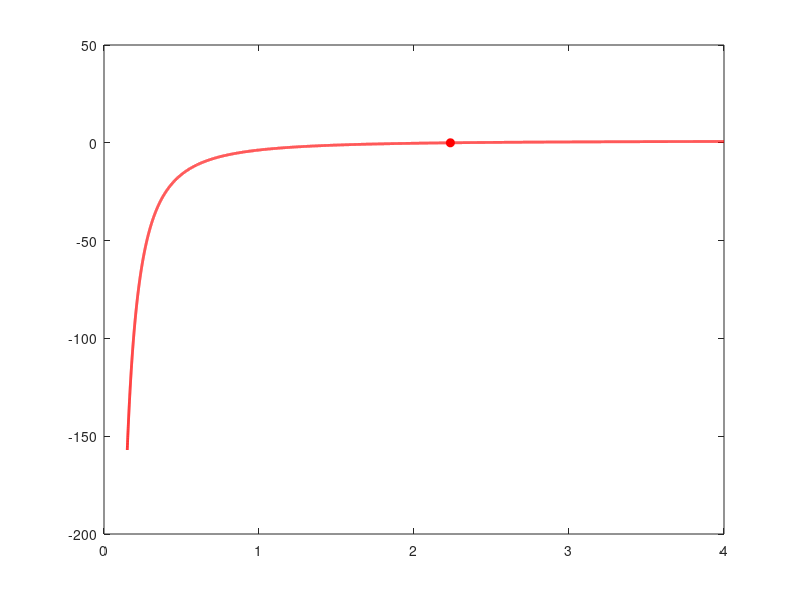

Here is the MATLAB script that generated this plot: (Note: this script raises an error after producing the figure.)
%% MR27 RESIN PUCK INSERT CALCULATOR
% Sizes a cast resin puck (Pro-Set LAM-151-HT around an Al NAS03 spool, fully cured in a jig) that is
% spliced into the 6.1 pcf honeycomb with 3M AF 3074 core splice film and co-cured at 350 F.
% Outputs the puck radius, the failure mode that governs, and the bond strength the splice must provide.
%
% Based on G7_Insert_Calculator_MR27_20261008.m (the G7 plug calculator), same layout and sections.
% Equations based on Insert_calculator_2025_v2_1.mlx.
% ECSS-E-HB-32-22A core-shear equations are unedited.
%
% CHANGES FROM THE G7 PLUG CALCULATOR
%   * Plug material (G7/G10/G11) -> resin puck material (LAM-151-HT) with an Al spool inside.
%   * Gc = G_W (the old G_W/3 is dropped). Link force is Rev15 (8140 N).
%   * Both bolts of the bracket can share ONE puck, so the puck carries the bracket loads. For two
%     bolts the puck is a figure-8 (two overlapping circles) or a stadium (slot). ECSS only covers one
%     round insert, so the two-bolt outline is sized with an equal-PERIMETER equivalent round puck.
%     That is our approximation, not ECSS.
%   * Plug-to-core bond -> splice bond (same idea: reported as the required strength).
%   * Plug-only checks (washer crush, bolt bearing in plug, washer punch-through) are replaced by a
%     spool neck compression check. The bolt now bears on the Al spool, not the puck.
%   * The potted reference insert and the potted ECSS curve are removed (the puck is the potted insert now).

clear; close all; clc;

%% 1. LOADS
% Default is worst load case from MR27_Suspension_Loads_Rev15
link_force_N          = 8140;    % max link force (N)
angle_from_normal_deg = 10.45;   % link angle from panel normal (deg) based on MR26 FLCA-F geometry
bracket_type          = 'B';     % 'A' or 'B' bracket style
a                     = 1.52;    % distance between bolts (in)
y                     = 0.4185;  % spherical to middle of bracket base (in)

SF = 2;                          % safety factor applied to loads

% Friction credit (same assumption as old calc). With these numbers friction
% (850 lb per bracket) cancels all shear for every control arm at SF 2-2.5.
% Set use_friction = false for a conservative shear check.
use_friction = true;
bolt_preload = 2125.8;           % lb per bolt, 75% of proof load (old calc value)
mu           = 0.2;              % Al bracket on carbon (old calc value; sheet uses 0.175)
n_bolts      = 2;                % bolts per bracket

puck_bolts = 2;                  % bolts that share one puck: 2 = both bolts of the bracket, 1 = one puck per bolt
puck_shape = 'figure8';          % shape of a 2-bolt puck: 'figure8' (two overlapping circles) or 'stadium' (slot)

%% 2. SANDWICH PANEL
% This is where ply thickness and core thickness go. old calc hard-coded these
% in its CORE PROPERTIES / FACE SHEET PROPERTIES blocks (c = 0.75,
% f = 0.055); here f is built from our ply count and ply thickness.

% Face sheet (one skin)
n_plies   = 3;                   % plies per face sheet  PLACEHOLDER
t_ply_mm  = 0.18;                % cured ply thickness (mm)  PLACEHOLDER
f         = n_plies * t_ply_mm / 25.4;   % face sheet thickness (in)
vf        = 0.3;                 % Poisson's ratio = sqrt(vxy*vyx)
Ef        = 4.33e6;              % Young's modulus (psi) = sqrt(Ex*Ey) (SES value)
Sigma_fy  = 14000;               % interlaminar shear strength of skin (psi) - old calc value
tau_f_punch = 14000;             % skin through-thickness shear (punch) strength (psi) PLACEHOLDER

% Core (global 6.1 pcf, Hexcel HexWeb CR-III 5052 1/8-6.1, W direction)
c         = 1;                   % core height (in)
Gc        = 41000;               % core effective shear modulus (psi) = G_W. Old calc used G_W/3 = 13667; dropped.
Twcrit    = 272;                 % core shear strength (psi), minimum value (old calc value)

%% 3. RESIN PUCK MATERIAL  <-- EDIT
% Values are from the datasheet of the neat resin, NOT measured on our part:
%   rho_gcc: density
%   Fcu_flat: neat compressive yield (ASTM D695, 302 F post-cure)
%   T_max_C: glass transition (DMA onset) / max service temp (must clear the cure)
resin_material = 'LAM-151-HT';

switch resin_material
    case 'LAM-151-HT'   % Pro-Set LAM-151-HT / LAM-251-HT, Rev 6 Mar 2025, UNFILLED (no glass beads)
        mat.name = 'LAM-151-HT'; mat.rho_gcc = 1.13;
        mat.Fcu_flat = 16300;    mat.T_max_C = 164;     % Tg onset 328 F. No datasheet data at a 350 F cure.
        mat.verified = false;
end

cure_temp_F = 350;               % monocoque cure temperature (F)  <-- EDIT if you lower it

%% 4. SPLICE BOND (3M AF 3074)
% Shear the splice film line between the puck wall and the cut honeycomb can
% carry, averaged over the full puck wall area (perimeter * wall height). Only the foil
% edges touch the film, so this is NOT the adhesive's datasheet strength. The AF 3074
% datasheet (preliminary, June 2025) only gives 1883 psi tube shear on SOLID Al tubes, 257 F cure.
% Ideally we should empirically test what this actually is.
% Default = core shear strength (Twcrit), the same assumption as the G7 calculator: the core
% fails before the splice. Replace with push-out coupon data
% (tau = load / (perimeter*h)) when we have it.
tau_bond_allow = Twcrit;         % psi
bond_is_measured = false;        % set true once tau_bond_allow comes from your tests
bond_knockdown = 1.0;            % extra knockdown on the bond (1 = none)
inset_each_face = 0.0;           % resin inset below each skin (in), so the bonded wall is c - 2*inset  PLACEHOLDER

%% 5. HARDWARE AND SIZING RULES
resin_wall_min = 0.125;          % min resin wall outside the spool flange (in)  PLACEHOLDER
b_min    = 0.25;                 % floor on radius (old calc floored at 0.25")
b_step   = 0;                    % round puck radius up to this step (in); 0 = no rounding
Pss_knockdown = 0.89;            % ECSS min-vs-typical knockdown (old calc value)
make_plots = true;

% Spool: NAS03 Al spool, "Insert lengths 26" tab of the MR26 sheet.
% Spool length is taken as the full panel thickness (2*f + c).
spool_flange_OD  = 0.500;        % in
spool_flange_t   = 0.080;        % in, each flange
spool_neck_dia   = 0.291;        % in
spool_hole_dia   = 0.191;        % in, bolt clearance through the spool
rho_al_gcc       = 2.70;         % Al 6061 (g/cc)
spool_neck_yield = 35000;        % psi, 6061-T6 minimum yield, assumed  PLACEHOLDER (confirm spool alloy/temper)

%% 6. DESIGN LOADS PER INSERT
F   = link_force_N * 0.224809;               % N -> lb
ang = angle_from_normal_deg * pi/180;
Fn  = F*cos(ang);                            % normal to panel, whole bracket
Fs  = F*sin(ang);                            % in-plane, whole bracket

switch upper(bracket_type)
    case 'B'   % both bolts share the normal load; moment carried at base
        P_ins = Fn/2;
        M_ins = Fs*y;
    case 'A'   % moment resolved into a bolt-load couple (sheet FBD)
        P_ins = Fn/2 + Fs*y/a;               % worst (outside) bolt
        M_ins = 0;
    otherwise
        error('bracket_type must be ''A'' or ''B''');
end

max_friction = n_bolts*bolt_preload*mu*use_friction;
P = SF*P_ins;                                % design normal load per insert (lb)
Q = max(SF*Fs - max_friction, 0);            % design shear (lb), old calc convention
M = SF*M_ins;                                % design moment (lb-in)

% Loads on the PUCK. If both bolts share it, the puck carries the bracket resultants (the bolt
% couple of a type A bracket is internal to the rigid puck). If each bolt has its own puck, each
% puck carries the per-insert loads above, as in the G7 calculator.
if puck_bolts == n_bolts
    P_puck = SF*Fn;   M_puck = SF*Fs*y;
elseif puck_bolts == 1
    P_puck = P;       M_puck = M;
else
    error('puck_bolts must be 1 or equal to n_bolts.');
end
Q_puck = Q;

%% 7. ECSS CORE-SHEAR CHECK  (same equations as old calc)
beta   = c/f;                                                 % [C.2-9]
alpha  = 1/f * sqrt(Gc/Ef*12*(1-vf^2)*(1+beta/2));            % [C.2-10]
C_star = beta/(beta+1);                                       % [C.2-14]
Kmax   = @(b) b./(b./(1-exp(-.931714.*(alpha.*b).^.262866))) ...
            .*(1-sqrt((b./(1-exp(-.931714.*(alpha.*b).^.262866)))./b) ...
            .*exp(alpha.*(b-b./(1-exp(-.931714.*(alpha.*b).^.262866)))));  % [C.2-16],[C.2-6]
Pcrit  = @(b) 2*pi.*b.*c.*Twcrit./(C_star.*Kmax(b));          % [C.2-17]
Qss    = @(b) 8*b.^2*Twcrit + 2*f.*b.*Sigma_fy;               % [14.2-1]

b = linspace(0.15, 4, 20000);                                 % candidate radius of an equivalent ROUND puck (in)

% Rigid puck: radius b everywhere (the resin does not fill the cells), loads on the puck
MS_plug = 1 - ((Q_puck./Qss(b)).^2 + (P_puck./(Pss_knockdown*Pcrit(b))).^2 + (M_puck./(Pcrit(b).*b)).^2);

i1 = find(MS_plug >= 0, 1);
if isempty(i1)
    error('No radius under 4" satisfies the ECSS check - loads too high for this panel.');
end
b_ecss = b(i1);          % radius of the equivalent round puck (in)

%% 8. PUCK SIZING CHECKS
% The puck is SIZED like old calc sizes potting (ECSS core shear), plus geometric limits and
% face-sheet punch-out. The splice bond is NOT a sizing check (old calc has none); it is reported
% below as the bond strength the design REQUIRES, i.e. the target your push-out coupons have to beat.

% (d) Face-sheet punch-out around the puck perimeter (equivalent round radius)
b_punch = P_puck/(2*pi*f*tau_f_punch);
% (e) Spool flange plus a minimum resin wall (per lobe)
b_edge  = spool_flange_OD/2 + resin_wall_min;

% Two-bolt outline: equal-PERIMETER conversion from the equivalent round radius to the lobe radius.
% (our approximation, NOT ECSS; the figure-8 also ignores the stress concentration at its two cusps)
if puck_bolts == 2 && strcmpi(puck_shape, 'stadium')
    % Stadium: end radius R at each bolt, straight sides a long. Perimeter 2a + 2*pi*R.
    per_f    = @(R) 2*a + 2*pi*R;
    area_f   = @(R) pi*R.^2 + 2*R*a;
    lobe_for = @(Req) max(Req - a/pi, 0);
elseif puck_bolts == 2
    % Figure-8: two circles of radius R, centres a apart (union of the two).
    th_f     = @(R) acos(min(a./(2*R), 1));                   % half-angle of the arc lost inside the overlap
    per_f    = @(R) 4*R.*(pi - th_f(R));
    area_f   = @(R) 2*pi*R.^2 - (2*R.^2.*th_f(R) - (a/2)*sqrt(max(4*R.^2 - a^2, 0)));
    Rg       = linspace(0.01, 8, 80000);
    lobe_for = @(Req) Rg(find(per_f(Rg) >= 2*pi*Req, 1));     % smallest lobe whose outline has perimeter >= 2*pi*Req
else
    per_f    = @(R) 2*pi*R;                                   % one bolt: a round puck
    area_f   = @(R) pi*R.^2;
    lobe_for = @(Req) Req;
end

req_names = {'ECSS core shear (old calc eqns)', 'Face-sheet punch-out', ...
             'Spool flange + resin wall', 'Minimum radius floor'};
req_vals  = [lobe_for(b_ecss), lobe_for(b_punch), b_edge, b_min];
[b_req, igov] = max(req_vals);
if b_step > 0
    b_design = ceil(b_req/b_step - 1e-9)*b_step;
else
    b_design = b_req;   % exact radius at the governing limit
end
b_round = per_f(b_design)/(2*pi);     % equivalent round radius of the final outline (= b_design for one round puck)

% (c) Splice bond requirement at the design size.
% Conservative: all of P through the puck wall, no credit for the skins.
h            = c - 2*inset_each_face;                               % bonded wall height (in)
perim        = per_f(b_design);                                     % bonded perimeter (in)
tau_bond_req = P_puck/(perim*h);                                    % psi, average
tau_bond_pk  = tau_bond_req + M_puck/(pi*b_round^2*h);              % psi, peak when the moment tilts the puck (ours, not ECSS)
sig_bond_Q   = Q_puck/(pi*b_round*h);                               % psi, peak normal stress on the wall from Q
MS_bond      = tau_bond_allow*bond_knockdown/tau_bond_req - 1;

% Spool neck compression (radius-independent). Push-in direction: bolt preload clamps the neck and the
% pushed-in link load adds to it. The neck is checked ALONE: any compression the resin shares is ignored.
A_neck     = pi/4*(spool_neck_dia^2 - spool_hole_dia^2);            % in^2
F_neck     = bolt_preload + P;                                      % lb per spool (P = per-insert load)
sig_neck   = F_neck/A_neck;                                         % psi
MS_neck    = spool_neck_yield/sig_neck - 1;
OD_neck_req = sqrt(4*(F_neck/spool_neck_yield)/pi + spool_hole_dia^2);   % neck OD for MS = 0 at this bore (in)

%% 9. RESULTS
in3_to_cc = 16.387064;
% Puck mass: Al spool(s) + resin filling the puck outline (height c) except where the spool and its bolt hole sit.
L_spool    = 2*f + c;                                                % in
V_flanges  = 2 * pi/4*(spool_flange_OD^2 - spool_hole_dia^2)*spool_flange_t;
V_neck     = pi/4*(spool_neck_dia^2 - spool_hole_dia^2)*(L_spool - 2*spool_flange_t);
V_spool    = V_flanges + V_neck;                                     % solid Al (in^3)
V_spool_in_core = V_spool - pi/4*(spool_flange_OD^2 - spool_hole_dia^2)*2*f;
V_hole_in_core  = pi/4*spool_hole_dia^2*c;
V_resin    = area_f(b_design)*c - puck_bolts*(V_spool_in_core + V_hole_in_core);   % in^3
m_spool    = puck_bolts*rho_al_gcc*in3_to_cc/1000*V_spool;           % kg
m_resin    = mat.rho_gcc*in3_to_cc/1000*V_resin;                     % kg
m_puck     = m_spool + m_resin;                                      % kg

fprintf('\n=== DESIGN LOADS (SF = %.2f) ===\n', SF);
fprintf('Link force %.0f N (%.0f lb), %.2f deg from normal, bracket type %s\n', ...
        link_force_N, F, angle_from_normal_deg, upper(bracket_type));
fprintf('Per insert: P = %.0f lb   Q = %.0f lb   M = %.0f lb-in   (friction credit %.0f lb)\n', P, Q, M, max_friction);
fprintf('On the puck (%d bolt(s)): P = %.0f lb   Q = %.0f lb   M = %.0f lb-in\n', puck_bolts, P_puck, Q_puck, M_puck);
fprintf('Panel: f = %.4f in (%d plies x %.3f mm), c = %.3f in\n', f, n_plies, t_ply_mm, c);

fprintf('\n=== %s PUCK: REQUIRED RADIUS BY FAILURE MODE ===\n', mat.name);
for k = 1:numel(req_vals)
    tag = '';  if k == igov, tag = '  <-- governs'; end
    fprintf('  %-32s %6.3f in%s\n', req_names{k}, req_vals(k), tag);
end
if puck_bolts == 2
    fprintf('  (radius of each lobe; equivalent round puck: ECSS %.3f in, punch-out %.3f in)\n', b_ecss, b_punch);
    if strcmpi(puck_shape, 'stadium')
        fprintf('Puck to mold: stadium, end radius %.4f in, bolt centres %.2f in apart, %.2f x %.2f in, approx. mass %.1f g\n', ...
                b_design, a, a + 2*b_design, 2*b_design, 1000*m_puck);
    else
        fprintf('Puck to mold: figure-8, lobe radius %.4f in, bolt centres %.2f in apart, %.2f x %.2f in, approx. mass %.1f g\n', ...
                b_design, a, a + 2*b_design, 2*b_design, 1000*m_puck);
    end
else
    fprintf('Puck radius to mold: %.4f in (dia %.4f in), approx. mass %.1f g\n', b_design, 2*b_design, 1000*m_puck);
end

fprintf('\n=== SPLICE BOND REQUIREMENT (target for push-out coupons) ===\n');
fprintf('  Bond must carry >= %.0f psi  (= P / (perimeter*h), all load through the wall)\n', tau_bond_req);
fprintf('  Peak with the moment: %.0f psi  (adds M / (pi*Req^2*h))\n', tau_bond_pk);
if Q_puck > 0
    fprintf('  Normal stress on the wall from Q: %.0f psi\n', sig_bond_Q);
end
if bond_is_measured
    src = 'measured';
else
    src = 'core shear strength, not measured';
end
fprintf('  Current allowable %.0f psi (%s) -> MS = %.2f\n', tau_bond_allow, src, MS_bond);
fprintf('  For a coupon of perimeter L and wall height h: pass if failure load > %.0f*L*h lb\n', tau_bond_req);

fprintf('\n=== OTHER CHECKS (margin of safety, >0 passes) ===\n');
fprintf('  Spool neck compression       MS = %6.2f  (%.0f psi vs %.0f psi yield; preload %.0f + push-in %.0f lb on %.4f in^2)\n', ...
        MS_neck, sig_neck, spool_neck_yield, bolt_preload, P, A_neck);
if MS_neck < 0
    fprintf('    Neck alone FAILS. Neck OD for MS = 0 at the %.3f in bore: %.3f in (now %.3f in, flange OD %.3f in).\n', ...
            spool_hole_dia, OD_neck_req, spool_neck_dia, spool_flange_OD);
    fprintf('    The resin around the neck may share the compression; this check ignores that.\n');
end
T_cure_C = (cure_temp_F-32)*5/9;
if mat.T_max_C < T_cure_C
    fprintf('  WARNING: %s max temp %.0f C is below the %.0f C (%.0f F) cure.\n', ...
            mat.name, mat.T_max_C, T_cure_C, cure_temp_F);
end
if ~mat.verified
    fprintf('\n  NOTE: %s material properties are still datasheet values for the neat resin.\n', mat.name);
end
if ~bond_is_measured
    fprintf('  NOTE: bond allowable = core shear strength (%.0f psi), not measured.\n', tau_bond_allow);
end
if puck_bolts == 2
    fprintf('  NOTE: two-bolt puck sizing is an equal-perimeter approximation (ours, not ECSS).\n');
end
if Q_puck == 0 && use_friction
    fprintf('  NOTE: friction cancels all of Q (bolt preload and mu are placeholders).\n');
end

if make_plots
    figure;
    plot(b, MS_plug, 'r', 'LineWidth', 2); hold on;
    plot(b_ecss, 0, 'ro', 'MarkerFaceColor', 'r');
    yline(0, 'k:');
    xlim([0 4]); ylim([-1 1]);
    xlabel('Radius of equivalent round puck (in)'); ylabel('Margin of safety (ECSS core shear)');
    legend([mat.name ' puck'], 'Location', 'southeast');
    title(sprintf('Link %.0f N, SF %.1f', link_force_N, SF));
    grid on;
end
